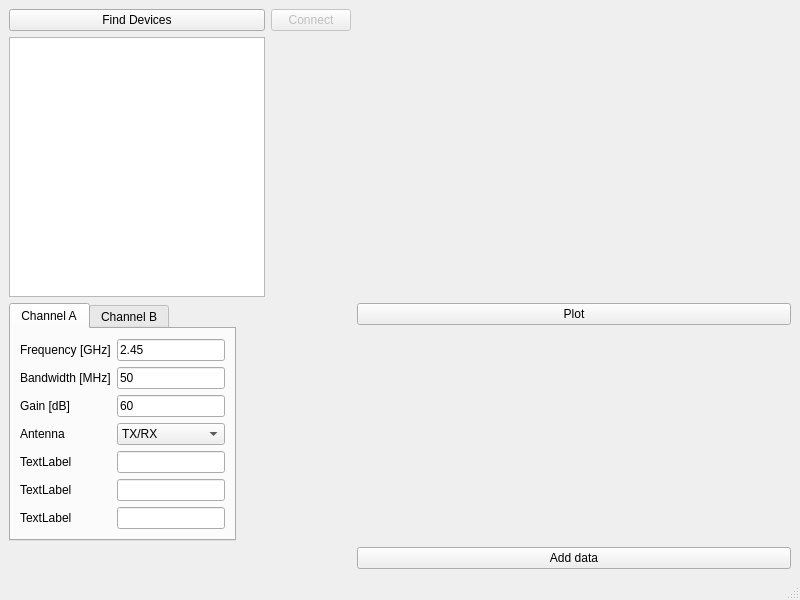
<?xml version="1.0" encoding="UTF-8"?>
<ui version="4.0">
 <class>MainWindow</class>
 <widget class="QMainWindow" name="MainWindow">
  <property name="geometry">
   <rect>
    <x>0</x>
    <y>0</y>
    <width>800</width>
    <height>600</height>
   </rect>
  </property>
  <property name="windowTitle">
   <string>MainWindow</string>
  </property>
  <widget class="QWidget" name="centralwidget">
   <layout class="QFormLayout" name="formLayout">
    <item row="0" column="0">
     <layout class="QGridLayout" name="gridLayout_3">
      <item row="0" column="1">
       <widget class="QPushButton" name="pushButton_Connect">
        <property name="enabled">
         <bool>false</bool>
        </property>
        <property name="text">
         <string>Connect</string>
        </property>
       </widget>
      </item>
      <item row="0" column="0">
       <widget class="QPushButton" name="pushButton_FindDevices">
        <property name="text">
         <string>Find Devices</string>
        </property>
       </widget>
      </item>
      <item row="1" column="0">
       <widget class="QTextBrowser" name="textBrowser_USRPinfo"/>
      </item>
     </layout>
    </item>
    <item row="0" column="1">
     <layout class="QGridLayout" name="gridLayout_4">
      <item row="0" column="0">
       <widget class="QCustomPlot" name="customPlot1" native="true"/>
      </item>
     </layout>
    </item>
    <item row="1" column="0">
     <widget class="QTabWidget" name="tabWidget">
      <property name="currentIndex">
       <number>0</number>
      </property>
      <widget class="QWidget" name="tab_ChannelA">
       <attribute name="title">
        <string>Channel A</string>
       </attribute>
       <layout class="QGridLayout" name="gridLayout_2">
        <item row="0" column="0">
         <layout class="QGridLayout" name="gridLayout">
          <item row="1" column="0">
           <widget class="QLabel" name="label_2">
            <property name="text">
             <string>Bandwidth [MHz]</string>
            </property>
           </widget>
          </item>
          <item row="1" column="1">
           <widget class="QLineEdit" name="lineEdit_BandwidthMHzCH0">
            <property name="text">
             <string>50</string>
            </property>
           </widget>
          </item>
          <item row="2" column="1">
           <widget class="QLineEdit" name="lineEdit_GaindBCH0">
            <property name="text">
             <string>60</string>
            </property>
           </widget>
          </item>
          <item row="0" column="1">
           <widget class="QLineEdit" name="lineEdit_FreqGHzCH0">
            <property name="text">
             <string>2.45</string>
            </property>
           </widget>
          </item>
          <item row="5" column="1">
           <widget class="QLineEdit" name="lineEdit_6"/>
          </item>
          <item row="4" column="1">
           <widget class="QLineEdit" name="lineEdit_5"/>
          </item>
          <item row="0" column="0">
           <widget class="QLabel" name="label">
            <property name="text">
             <string>Frequency [GHz]</string>
            </property>
           </widget>
          </item>
          <item row="2" column="0">
           <widget class="QLabel" name="label_3">
            <property name="text">
             <string>Gain [dB]</string>
            </property>
           </widget>
          </item>
          <item row="6" column="1">
           <widget class="QLineEdit" name="lineEdit_7"/>
          </item>
          <item row="3" column="0">
           <widget class="QLabel" name="label_4">
            <property name="text">
             <string>Antenna</string>
            </property>
           </widget>
          </item>
          <item row="4" column="0">
           <widget class="QLabel" name="label_5">
            <property name="text">
             <string>TextLabel</string>
            </property>
           </widget>
          </item>
          <item row="5" column="0">
           <widget class="QLabel" name="label_6">
            <property name="text">
             <string>TextLabel</string>
            </property>
           </widget>
          </item>
          <item row="6" column="0">
           <widget class="QLabel" name="label_7">
            <property name="text">
             <string>TextLabel</string>
            </property>
           </widget>
          </item>
          <item row="3" column="1">
           <widget class="QComboBox" name="comboBox_AntennaCH0">
            <property name="editable">
             <bool>false</bool>
            </property>
            <item>
             <property name="text">
              <string>TX/RX</string>
             </property>
            </item>
            <item>
             <property name="text">
              <string>RX2</string>
             </property>
            </item>
           </widget>
          </item>
         </layout>
        </item>
       </layout>
      </widget>
      <widget class="QWidget" name="tab_ChannelB">
       <attribute name="title">
        <string>Channel B</string>
       </attribute>
      </widget>
     </widget>
    </item>
    <item row="1" column="1">
     <widget class="QPushButton" name="pushButton_Plot">
      <property name="text">
       <string>Plot</string>
      </property>
     </widget>
    </item>
    <item row="3" column="1">
     <widget class="QPushButton" name="pushButton_AddData">
      <property name="text">
       <string>Add data</string>
      </property>
     </widget>
    </item>
   </layout>
  </widget>
  <widget class="QMenuBar" name="menubar">
   <property name="geometry">
    <rect>
     <x>0</x>
     <y>0</y>
     <width>800</width>
     <height>22</height>
    </rect>
   </property>
  </widget>
  <widget class="QStatusBar" name="statusbar"/>
 </widget>
 <customwidgets>
  <customwidget>
   <class>QCustomPlot</class>
   <extends>QWidget</extends>
   <header>qcustomplot.h</header>
   <container>1</container>
  </customwidget>
 </customwidgets>
 <resources/>
 <connections/>
</ui>
